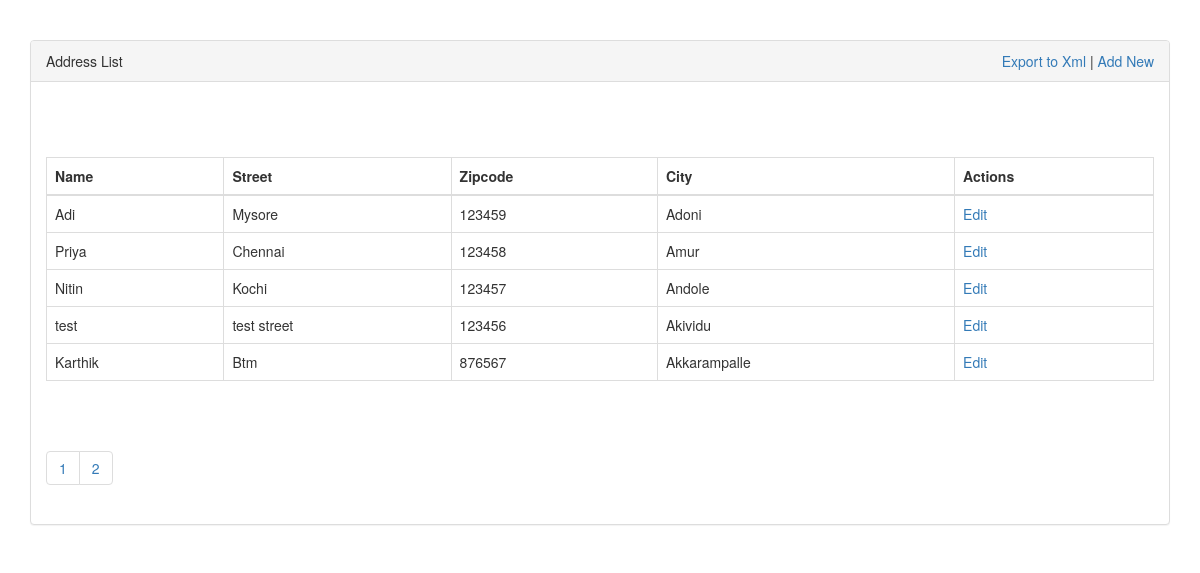
The page / on the database its author committed.
### tables this page shows
CREATE TABLE IF NOT EXISTS `address_book` (
  `id` int(11) NOT NULL AUTO_INCREMENT,
  `fullname` varchar(100) NOT NULL,
  `city` int(11) NOT NULL,
  `street` varchar(100) NOT NULL,
  `zipcode` int(6) NOT NULL,
  PRIMARY KEY (`id`),
  KEY `city` (`city`)
);

CREATE TABLE IF NOT EXISTS `cities` (
  `id` int(11) NOT NULL AUTO_INCREMENT,
  `city_name` varchar(30) NOT NULL,
  PRIMARY KEY (`id`)
);

### src/Subash/Controller/BaseController.php (called while the page is built, shortened)
<?php
class BaseController {
	protected function render($viewFile, $data = array ()) {
		$view = new ViewHelper ();
		if (isset ( $data ['pagination'] )) {
			$pagination = $data ['pagination'];
		}
		require_once 'views/' . $viewFile . '.php';
	}
}

### src/Subash/Controller/Address.php (called while the page is built, shortened)
<?php
class Address extends BaseController {
	private $address;
	public function __construct() {
		$this->address = new AddressBook ();
	}
	public function index($request) {
		$currentPage = 1;
		$totalCount = $this->address->getTotalAddress ();
		$perPage = 5;
		$pagination = new Pagination ( $perPage, $totalCount, $currentPage );
		$start = $pagination->getStartPoint ();
		$data ['address_list'] = $this->address->getAddresses ( $start, $perPage );
		$data ['pagination'] = $pagination;
		$this->render ( 'list', $data );
	}
}

### index.php (called while the page is built, shortened)
<?php
$base_url = $_SERVER ['SERVER_NAME'] . $_SERVER ['REQUEST_URI'];
$indexPosition = strpos ( $base_url, 'index.php' );
$controller = null;
if ($indexPosition === false) {
	$controller = new Address ();
	$method = "index";
}
$requestMethod = $_SERVER ['REQUEST_METHOD'];
$data = array ();
if ($requestMethod == 'GET') {
	$data = $_GET;
}
$controller->$method ( $data );

### src/Subash/Common/ViewHelper.php (called while the page is built, shortened)
<?php
class ViewHelper {
	private $iniValues;
	public function __construct() {
		$this->iniValues = parse_ini_file ( __DIR__ . "/../../../config/config.ini", true );
	}
	public function getIniValues() {
		return $this->iniValues;
	}
	public function getSiteUrl() {
		return $this->iniValues ['site_url'];
	}
}

### src/Subash/Models/Database.php (called while the page is built, shortened)
<?php
class Database {
	private $link;
	public function __construct() {
		$view = new ViewHelper ();
		try {
			$iniValues = $view->getIniValues ();
			$this->link = new \PDO ( "mysql:host=" . $iniValues ['db.host'] . ";dbname=" . $iniValues ['db.name'], $iniValues ['db.user'], $iniValues ['db.password'] );
			$this->link->setAttribute ( \PDO::ATTR_ERRMODE, \PDO::ERRMODE_EXCEPTION );
		} catch ( \PDOException $e ) {
			echo "Connection failed: " . $e->getMessage ();
			exit ();
		}
	}
	public function preparedExecute($query) {
		$sth = $this->link->prepare ( $query );
		$sth->execute ();
		$result = $sth->fetchAll ( \PDO::FETCH_ASSOC );
		return $result;
	}
}

### src/Subash/Models/AddressBook.php (called while the page is built, shortened)
<?php
class AddressBook extends Database {
	public function getAddresses($start, $limit) {
		$query = "SELECT a.id,a.fullname,a.street,a.zipcode,c.city_name FROM address_book a LEFT JOIN cities c ON a.city = c.id order by id desc LIMIT $start,$limit ";
		$result = $this->preparedExecute ( $query );
		return $result;
	}
	public function getTotalAddress() {
		$query = "SELECT count(id) as totalCount from address_book";
		$result = $this->preparedExecute ( $query );
		return $result [0] ['totalCount'];
	}
}

### src/Subash/Common/Pagination.php (called while the page is built, shortened)
<?php
class Pagination {
	private $totalRecordCount;
	private $perPageRecordCount;
	public function __construct($perPageRecordCount, $totalRecordCount, $currentPageNo = 1) {
		$this->perPageRecordCount = $perPageRecordCount;
		$this->totalRecordCount = $totalRecordCount;
	}
	public function getTotalPages() {
		return ceil ( $this->totalRecordCount / $this->perPageRecordCount );
	}
}

### views/list.php (the view, shortened to what this page needs)
<?php require_once 'header.php'?>
<div class="panel panel-default">
	<div class="panel-heading">
		Address List<span style="float: right"><a
			href="<?php echo $view->getSiteUrl().'index.php/address/xml'?>"
			target="__blank">Export to Xml</a> |
			<a
			href="<?php echo $view->getSiteUrl().'index.php/address/add'?>"
			>Add New</a>
			  </span>
	</div>
	<div class="panel-body">
</div>
	<div class="panel-body">
      </div>
	<div class="panel-body">
		<table class="table table-bordered">
			<thead>
				<tr>
					<th>Name</th>
					<th>Street</th>
					<th>Zipcode</th>
					<th>City</th>
					<th>Actions</th>
				</tr>
			</thead>
			<tbody>
     <?php
					if (count ( $data ['address_list'] ) > 0) {
						foreach ( $data ['address_list'] as $ad ) {
							echo "<tr>";
							echo "<td>";
							echo $ad ['fullname'];
							echo "</td>";
							echo "<td>";
							echo $ad ['street'];
							echo "</td>";
							echo "<td>";
							echo $ad ['zipcode'];
							echo "</td>";
							echo "<td>";
							echo $ad ['city_name'];
							echo "</td>";
							echo "<td>";
							echo "<a href='" . $view->getSiteUrl () . "index.php/address/edit/?id=" . $ad ['id'] . "'>Edit</a>";
							echo "</td>";
							echo "</tr>";
						}
					}
					?>
    </tbody>
		</table>
	</div>
	<div class="panel-body">
      <?php
						if ($pagination) {
							echo '<ul class="pagination">';
							for($p = 1; $p <= $pagination->getTotalPages (); $p ++) {
								echo '<li><a href="' . $view->getSiteUrl () . 'index.php/address/index/?page=' . $p . '">' . $p . '</a></li>';
							}
							echo '</ul>';
						}
						?>
      </div>
</div>
<?php require_once 'footer.php' ?>

### views/header.php (shortened to what this page needs)
<!DOCTYPE html>
<html lang="en">
<head>
<link rel="stylesheet"
	href="<?php echo $view->getSiteUrl();?>assets/css/bootstrap.min.css">
</head>
<body>
	<br />
	<br />
	<div class="container">

### views/footer.php
</div>
</body>
</html>

### rows shown on the page
address_book: fullname "Adi", street "Mysore", zipcode "123459", city.city_name "Adoni"
address_book: fullname "Priya", street "Chennai", zipcode "123458", city.city_name "Amur"
address_book: fullname "Nitin", street "Kochi", zipcode "123457", city.city_name "Andole"
address_book: fullname "test", street "test street", zipcode "123456", city.city_name "Akividu"
address_book: fullname "Karthik", street "Btm", zipcode "876567", city.city_name "Akkarampalle"
